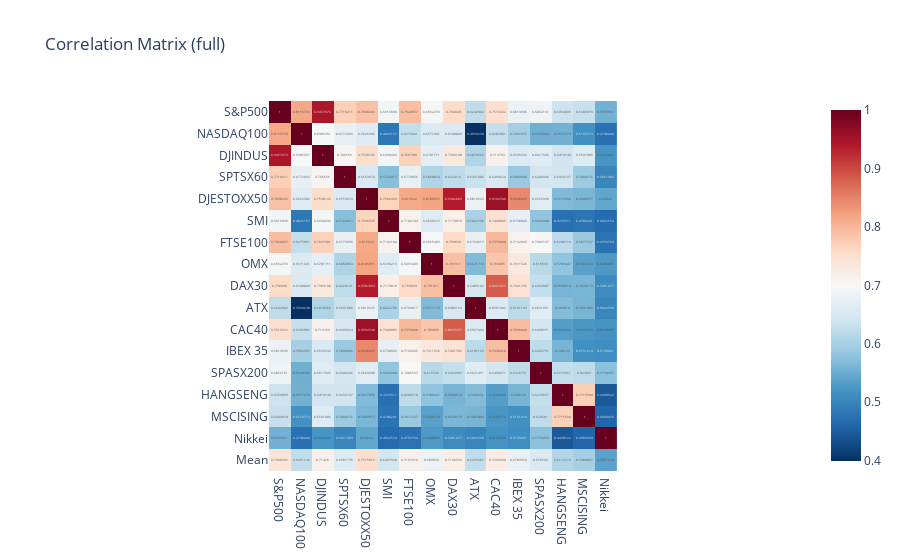

The code cell stored with this chart in its notebook:
### Markdown cell above
4. Calculate the correlations between the markets over the period 1993-2017

### Code cell
correlation_matrix = returns.drop(columns=['Date', 'Year']).corr()
correlation_matrix.loc['Mean'] = correlation_matrix.mean(axis=1)

fig = px.imshow(correlation_matrix, text_auto=True, title='Correlation Matrix (full)', color_continuous_scale='RdBu_r')
fig.show()

### Figure 1 — Plotly figure (JSON) as saved in the notebook; plotly's stock layout.template omitted (floating-point values rounded to 4 significant figures; data arrays with more than 128 entries replaced by an {"elided": "..."} marker saying what was removed)
{"data": [{"coloraxis": "coloraxis", "hovertemplate": "x: %{x}<br>y: %{y}<br>color: %{z}<extra></extra>", "name": "0", "texttemplate": "%{z}", "type": "heatmap", "x": ["S&P500", "NASDAQ100", "DJINDUS", "SPTSX60", "DJESTOXX50", "SMI", "FTSE100", "OMX", "DAX30", "ATX", "CAC40", "IBEX 35", "SPASX200", "HANGSENG", "MSCISING", "Nikkei"], "xaxis": "x", "y": ["S&P500", "NASDAQ100", "DJINDUS", "SPTSX60", "DJESTOXX50", "SMI", "FTSE100", "OMX", "DAX30", "ATX", "CAC40", "IBEX 35", "SPASX200", "HANGSENG", "MSCISING", "Nikkei", "Mean"], "yaxis": "y", "z": {"elided": "17x16 float values"}}], "layout": {"coloraxis": {"colorscale": [[0, "rgb(5,48,97)"], [0.1, "rgb(33,102,172)"], [0.2, "rgb(67,147,195)"], [0.3, "rgb(146,197,222)"], [0.4, "rgb(209,229,240)"], [0.5, "rgb(247,247,247)"], [0.6, "rgb(253,219,199)"], [0.7, "rgb(244,165,130)"], [0.8, "rgb(214,96,77)"], [0.9, "rgb(178,24,43)"], [1, "rgb(103,0,31)"]]}, "title": {"text": "Correlation Matrix (full)"}, "xaxis": {"anchor": "y", "constrain": "domain", "domain": [0, 1], "scaleanchor": "y"}, "yaxis": {"anchor": "x", "autorange": "reversed", "constrain": "domain", "domain": [0, 1]}}}
